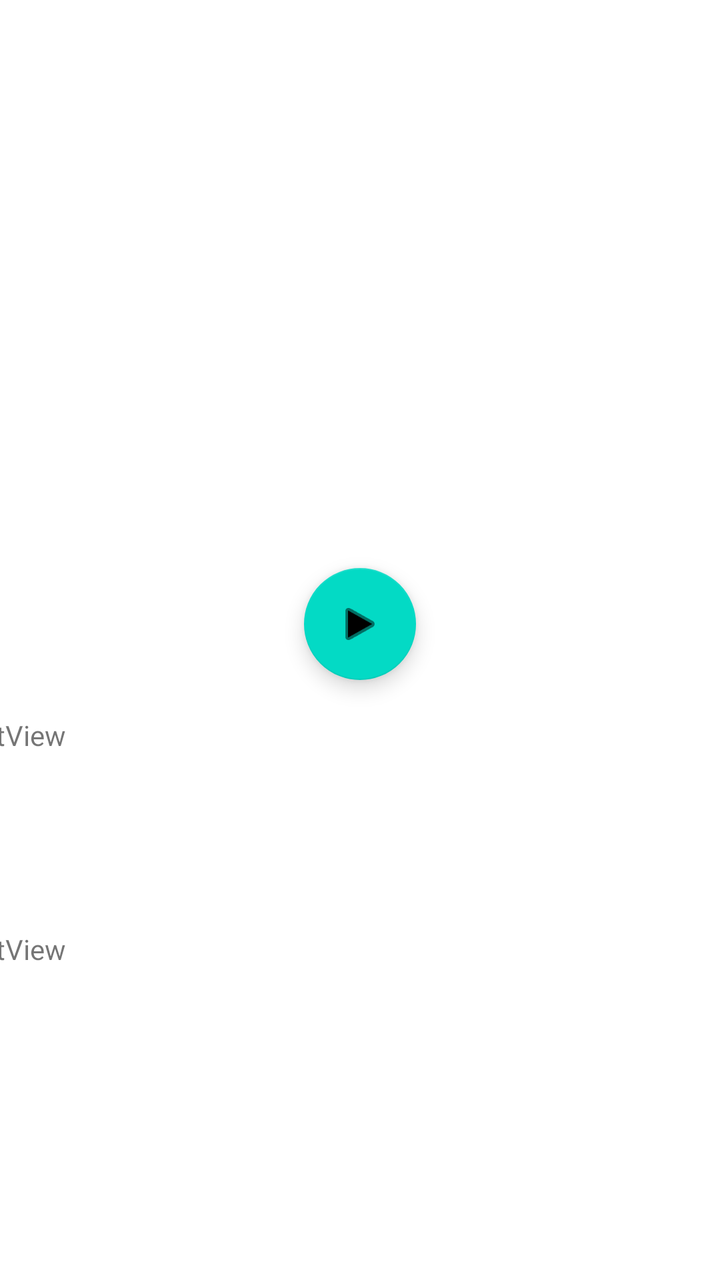
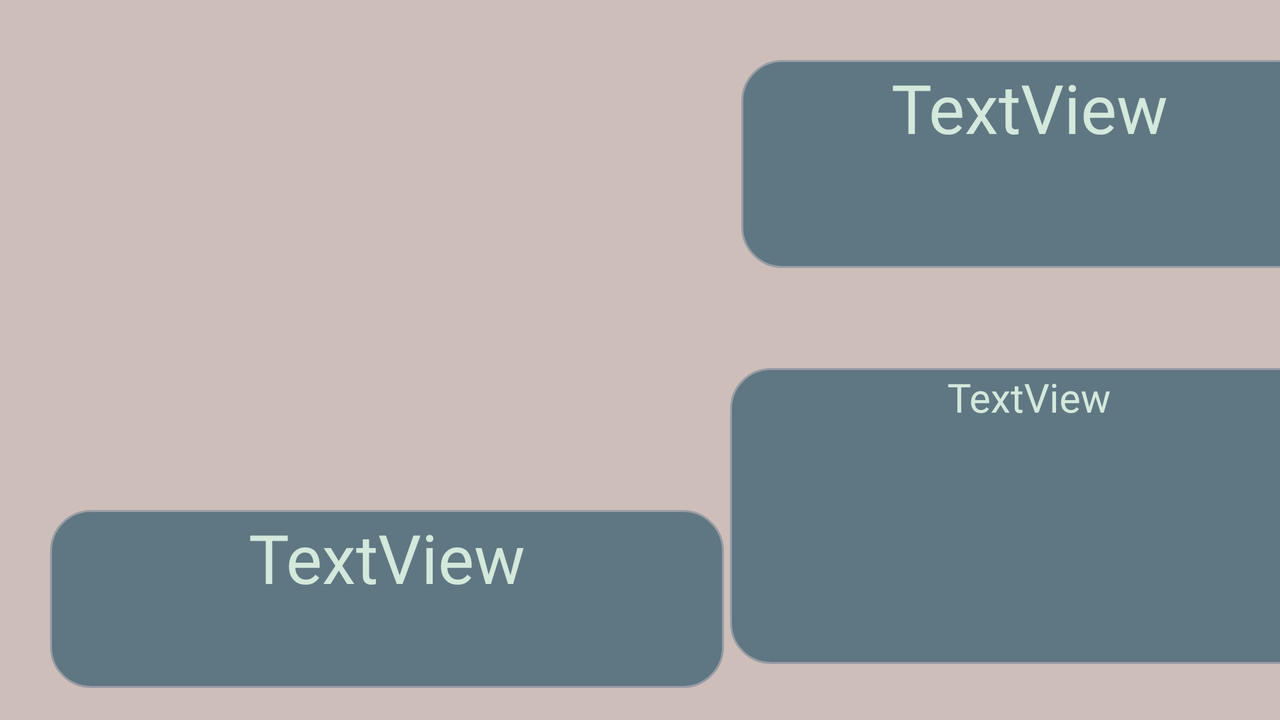

First picture: res/layout/ on a phone held upright. Second picture: the repository's own variant of that layout, on a device whose configuration matches the variant's folder. Source for both follows.
<!-- AndroidManifest.xml: application theme Theme.MakharijalHuruf -->
<!-- res/layout/activity_alphabet_details.xml -->
<?xml version="1.0" encoding="utf-8"?>
<androidx.constraintlayout.widget.ConstraintLayout xmlns:android="http://schemas.android.com/apk/res/android"
    xmlns:app="http://schemas.android.com/apk/res-auto"
    xmlns:tools="http://schemas.android.com/tools"
    android:layout_width="match_parent"
    android:layout_height="match_parent"
    tools:context=".AlphabetDetails">

    <ImageView
        android:id="@+id/makhrijImage"
        android:layout_width="247dp"
        android:layout_height="228dp"
        android:layout_marginTop="40dp"
        app:layout_constraintEnd_toEndOf="parent"
        app:layout_constraintStart_toStartOf="parent"
        app:layout_constraintTop_toTopOf="parent"
        tools:srcCompat="@tools:sample/avatars" />

    <com.google.android.material.floatingactionbutton.FloatingActionButton
        android:id="@+id/floatingActionButton"
        android:layout_width="wrap_content"
        android:layout_height="wrap_content"
        android:layout_marginTop="16dp"
        android:clickable="true"
        app:layout_constraintEnd_toEndOf="parent"
        app:layout_constraintHorizontal_bias="0.5"
        app:layout_constraintStart_toStartOf="parent"
        app:layout_constraintTop_toBottomOf="@+id/makhrijImage"
        app:srcCompat="@android:drawable/ic_media_play"
        tools:ignore="SpeakableTextPresentCheck" />

    <TextView
        android:id="@+id/makhrijName"
        android:layout_width="409dp"
        android:layout_height="88dp"
        android:layout_marginStart="1dp"
        android:layout_marginTop="18dp"
        android:layout_marginEnd="1dp"
        android:text="TextView"
        app:layout_constraintEnd_toEndOf="parent"
        app:layout_constraintStart_toStartOf="parent"
        app:layout_constraintTop_toBottomOf="@+id/floatingActionButton" />

    <TextView
        android:id="@+id/makhrijDetails"
        android:layout_width="409dp"
        android:layout_height="230dp"
        android:layout_marginStart="1dp"
        android:layout_marginTop="19dp"
        android:layout_marginEnd="1dp"
        android:text="TextView"
        app:layout_constraintEnd_toEndOf="parent"
        app:layout_constraintStart_toStartOf="parent"
        app:layout_constraintTop_toBottomOf="@+id/makhrijName" />
</androidx.constraintlayout.widget.ConstraintLayout>
<!-- resources referenced by this layout -->
<resources>
  <style name="Theme.MakharijalHuruf" parent="Theme.MaterialComponents.DayNight.DarkActionBar">
          
          <item name="colorPrimary">@color/purple_500</item>
          <item name="colorPrimaryVariant">@color/purple_700</item>
          <item name="colorOnPrimary">@color/white</item>
          
          <item name="colorSecondary">@color/teal_200</item>
          <item name="colorSecondaryVariant">@color/teal_700</item>
          <item name="colorOnSecondary">@color/black</item>
          
          <item name="android:statusBarColor" tools:targetApi="l">?attr/colorPrimaryVariant</item>
          
      </style>
  <color name="purple_500">#FF6200EE</color>
  <color name="purple_700">#FF3700B3</color>
  <color name="white">#FFFFFFFF</color>
  <color name="teal_200">#FF03DAC5</color>
  <color name="teal_700">#FF018786</color>
  <color name="black">#FF000000</color>
</resources>
<!-- res/layout-land/activity_alphabet_details.xml (the repository's variant of the layout above) -->
<!-- drawn on the phone turned sideways -->
<?xml version="1.0" encoding="utf-8"?>
<androidx.constraintlayout.widget.ConstraintLayout xmlns:android="http://schemas.android.com/apk/res/android"
    xmlns:app="http://schemas.android.com/apk/res-auto"
    xmlns:tools="http://schemas.android.com/tools"
    android:layout_width="match_parent"
    android:layout_height="match_parent"
    android:background="#CEBEB9"
    android:backgroundTint="#CEBEB9"
    tools:context=".AlphabetDetails">

    <ImageView
        android:id="@+id/makhrijImage"
        android:layout_width="389dp"
        android:layout_height="237dp"
        app:layout_constraintStart_toStartOf="parent"
        app:layout_constraintTop_toTopOf="parent" />

    <TextView
        android:id="@+id/makhrijName"
        android:layout_width="337dp"
        android:layout_height="89dp"
        android:layout_marginStart="25dp"
        android:layout_marginTop="18dp"
        android:background="@drawable/rounded_corner"
        android:fontFamily="@font/amiri"
        android:foregroundTint="#FFFFFF"
        android:text="TextView"
        android:textAlignment="center"
        android:textColor="#D4E8DC"
        android:textSize="34sp"
        app:layout_constraintStart_toStartOf="parent"
        app:layout_constraintTop_toBottomOf="@+id/makhrijImage" />

    <TextView
        android:id="@+id/makhrijDetails"
        android:layout_width="299dp"
        android:layout_height="148dp"
        android:layout_marginTop="50dp"
        android:background="@drawable/rounded_corner"
        android:fontFamily="@font/amiri"
        android:text="TextView"
        android:textAlignment="center"
        android:textColor="#D4E8DC"
        android:textSize="20sp"
        app:autoSizeMaxTextSize="20sp"
        app:autoSizeMinTextSize="12sp"
        app:autoSizeStepGranularity="2sp"
        app:autoSizeTextType="uniform"
        app:layout_constraintEnd_toEndOf="parent"
        app:layout_constraintHorizontal_bias="0.5"
        app:layout_constraintStart_toEndOf="@+id/makhrijImage"
        app:layout_constraintTop_toBottomOf="@+id/type" />

    <TextView
        android:id="@+id/type"
        android:layout_width="288dp"
        android:layout_height="104dp"
        android:layout_marginTop="30dp"
        android:background="@drawable/rounded_corner"
        android:fontFamily="@font/amiri"
        android:text="TextView"
        android:textAlignment="center"
        android:textColor="#D4E8DC"
        android:textSize="34sp"
        app:layout_constraintEnd_toEndOf="parent"
        app:layout_constraintHorizontal_bias="0.5"
        app:layout_constraintStart_toEndOf="@+id/makhrijImage"
        app:layout_constraintTop_toTopOf="parent" />
</androidx.constraintlayout.widget.ConstraintLayout>
<!-- resources referenced by the variant -->
<!-- as the phone turned sideways resolves them -->
<resources>
  <!-- drawable rounded_corner (drawable) -->
  <?xml version="1.0" encoding="utf-8"?>
  <shape xmlns:android="http://schemas.android.com/apk/res/android" >
      <stroke
          android:width="1dp"
          android:color="@color/defaulf_color" />
  
      <solid android:color="#5f7782" />
  
      <padding
          android:left="1dp"
          android:right="1dp"
          android:bottom="1dp"
          android:top="1dp" />
  
      <corners android:radius="20dp" />
  </shape>
  <style name="Theme.MakharijalHuruf" parent="Theme.MaterialComponents.DayNight.DarkActionBar">
          
          <item name="colorPrimary">@color/purple_500</item>
          <item name="colorPrimaryVariant">@color/purple_700</item>
          <item name="colorOnPrimary">@color/white</item>
          
          <item name="colorSecondary">@color/teal_200</item>
          <item name="colorSecondaryVariant">@color/teal_700</item>
          <item name="colorOnSecondary">@color/black</item>
          
          <item name="android:statusBarColor" tools:targetApi="l">?attr/colorPrimaryVariant</item>
          
      </style>
  <color name="purple_500">#FF6200EE</color>
  <color name="purple_700">#FF3700B3</color>
  <color name="white">#FFFFFFFF</color>
  <color name="teal_200">#FF03DAC5</color>
  <color name="teal_700">#FF018786</color>
  <color name="black">#FF000000</color>
</resources>
